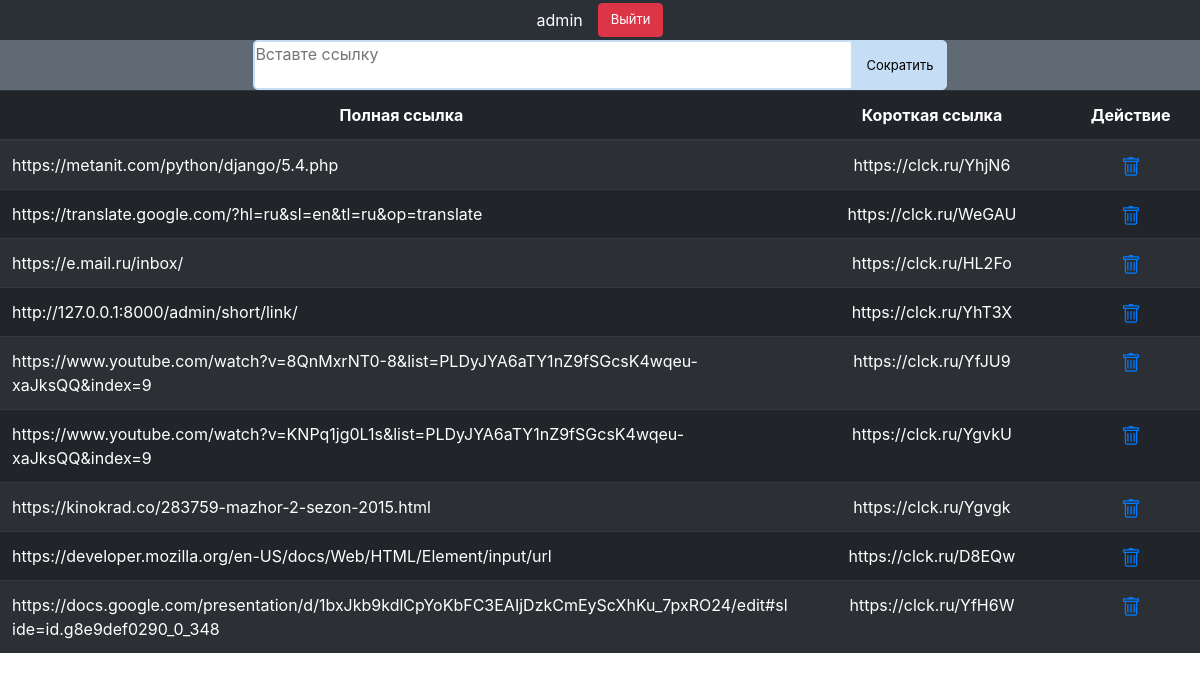
Before: / (signed in) with the older database file.
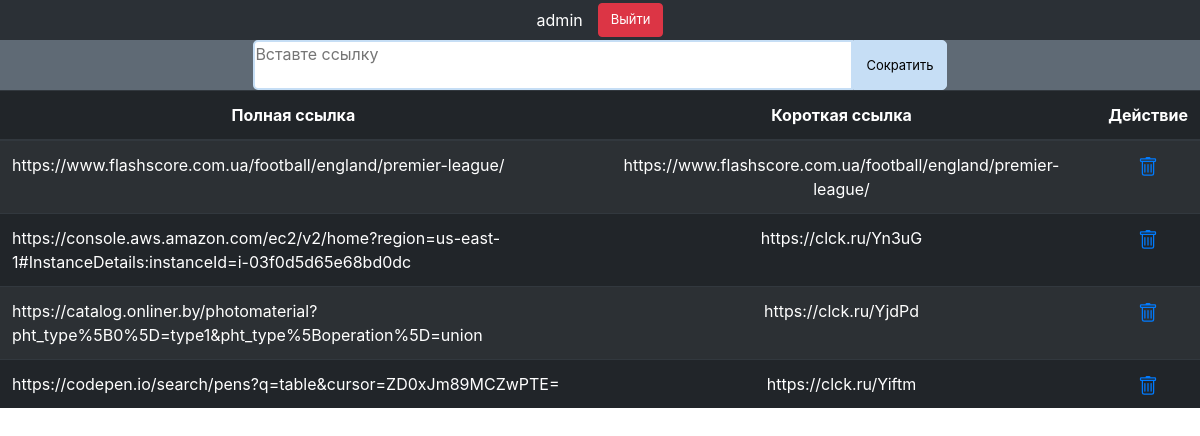
After: the same page with the newer database file.
### short/models.py (models this page shows, shortened)
class Link(models.Model):
    id_link = models.BigAutoField(primary_key=True)
    link = models.URLField(max_length=1000)
    shortlink = models.URLField(max_length=100)
    user = models.ForeignKey(User, on_delete=models.CASCADE, null=True)
    class Meta:
        verbose_name = 'Ссылка'
        verbose_name_plural = 'Ссылки'
        ordering = ['-id_link']

### short/views.py (the view, shortened to what this page needs)
# urls.py: path('', index),
def index(request):
    form = LinkForm()
    links = Link.objects.filter(user=request.user.id)
    data = {
        'form': form,
        'links': links,
    }
    return render(request, 'index.html', data)

### short/forms.py
class LinkForm(ModelForm):
    class Meta:
        model = Link
        fields = ['link']
        widgets = {
            'link': Textarea(attrs={
                'placeholder': 'Вставте ссылку',
                'class': 'link_owerflow'
            })
        }

### short/templates/index.html (shortened to what this page needs)
{% load static %}
<!DOCTYPE html>
<html lang="en">
<head>
    <link rel="stylesheet" href="{% static 'css/bootstrap.min.css' %}">
    <link rel="stylesheet" href="{% static 'css/index.css' %}">
</head>
<body>
<header>
    <div class="header">
        {% if not request.user.is_authenticated %}
        <div class="btn_head">
            <a href="login_p" role="button" class="btn btn-primary">Войти</a>
            <a href="registration" role="button" class="btn btn-warning">Регистрация</a>
        </div>
        {% else %}
        <div class="logout">
            <p class="user_name">{{ request.user.username }}</p>
            <form action="logout">
                <button class="btn btn-danger btn_exit">Выйти</button>
            </form>
        </div>
        {% endif %}
    </div>
</header>
<div>
    {% if request.user.is_authenticated %}
            <div class="form_send">
                <form method="post" action="index" class="form_form">
                <div class="message_error">
                    <p name="lin" class="form_link">{{ form.link }}</p>
                </div>
                    <div>
                        <button type="submit" class="btn btn-primary btn_short ">Сократить</button>
                    </div>
                </form>
            </div>
            <div>
                <table class="table table-dark table-striped">
                    {% if links %}
                        <thead>
                            <tr style="text-align: center">
                                <th scope="col">Полная ссылка</th>
                                <th scope="col">Короткая ссылка</th>
                                <th scope="col">Действие</th>
                            </tr>
                        </thead>
                    <tbody>
                    {% for l in links %}
                        <tr>
                            <td style="max-width: 600px; word-wrap: break-word">{{ l.link }}</td>
                            <td style="text-align: center">{{ l.shortlink }}
                            <td style="text-align: center">
                                <a href="delete/{{ l.id_link }}"></a>
                            </td>
                        </tr>
                    {% endfor %}
                    {% else %}
                        <p>Список пуст</p>
                    {% endif %}
                    </tbody>
                </table>
            </div>
        </div>
    {% else %}
        <img src="{% static 'img/table.png' %}" alt="picture" class="img">
    {% endif %}
</body>
</html>

### short/static/css/index.css (style rules this page uses)
* { outline: 0; padding: 0; margin: 0; border: 0; }
.logout { display: flex; align-items: center; }
.logout p { margin: 0 15px 0 0; }
.link_owerflow { width: 600px; height: 50px; resize: none; overflow: hidden; border: 2px solid #C6DEF5; border-radius: 5px 0 0 5px; }
.header { margin: 0 auto; height: 40px; background-color: #2B3036; display: flex; align-items: center; justify-content: center; }
.btn_exit { margin: 0 auto; font-size: 13px; }
.form_send { background-color: #5F6A75; display: flex; justify-content: center; }
.form_form { display: flex; align-items: center; }
.form_link { margin: 0 auto; display: flex; align-items: center; }
.btn_short { font-size: 13px; border-radius: 0 5px 5px 0; padding: 14.5px 12px 14px 12px; background-color: #C6DEF5; color: black; border-color: #C6DEF5; }
.message_error { display: flex; align-items: center; }
.user_name { color: #fff; }

Changed rows visible on the page:
removed Link: link "https://metanit.com/python/django/5.4.php", shortlink "https://clck.ru/YhjN6"
removed Link: link "https://translate.google.com/?hl=ru&sl=en&tl=ru&op=translate", shortlink "https://clck.ru/WeGAU"
removed Link: link "https://e.mail.ru/inbox/", shortlink "https://clck.ru/HL2Fo"
removed Link: link "http://127.0.0.1:8000/admin/short/link/", shortlink "https://clck.ru/YhT3X"
removed Link: link "https://www.youtube.com/watch?v=8QnMxrNT0-8&list=PLDyJYA6aTY1nZ9fSGcsK4wqeu-xaJksQQ&index=9", shortlink "https://clck.ru/YfJU9"
removed Link: link "https://www.youtube.com/watch?v=KNPq1jg0L1s&list=PLDyJYA6aTY1nZ9fSGcsK4wqeu-xaJksQQ&index=9", shortlink "https://clck.ru/YgvkU"
removed Link: link "https://kinokrad.co/283759-mazhor-2-sezon-2015.html", shortlink "https://clck.ru/Ygvgk"
removed Link: link "https://developer.mozilla.org/en-US/docs/Web/HTML/Element/input/url", shortlink "https://clck.ru/D8EQw"
removed Link: link "https://docs.google.com/presentation/d/1bxJkb9kdlCpYoKbFC3EAIjDzkCmEyScXhKu_7pxRO24/edit#slide=id.g8e9def0290_0_348", shortlink "https://clck.ru/YfH6W"
added Link: link "https://www.flashscore.com.ua/football/england/premier-league/", shortlink "https://www.flashscore.com.ua/football/england/premier-league/"
added Link: link "https://console.aws.amazon.com/ec2/v2/home?region=us-east-1#InstanceDetails:instanceId=i-03f0d5d65e68bd0dc", shortlink "https://clck.ru/Yn3uG"
added Link: link "https://catalog.onliner.by/photomaterial?pht_type%5B0%5D=type1&pht_type%5Boperation%5D=union", shortlink "https://clck.ru/YjdPd"
added Link: link "https://codepen.io/search/pens?q=table&cursor=ZD0xJm89MCZwPTE=", shortlink "https://clck.ru/Yiftm"
